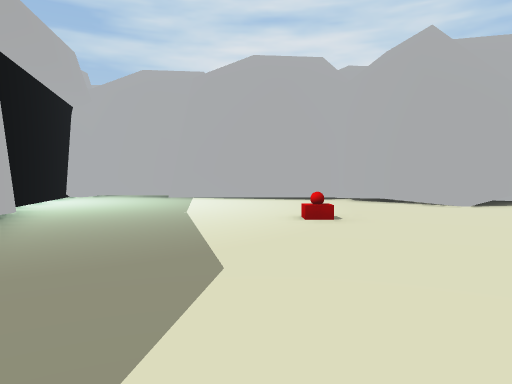
[1] (above)

24 first-person views from a walk through a Unity game level. The camera is 1.4 m above the floor, tilts 2° down and sees 70° across. The floor is counted in squares, 2 m on a side. Each view is taken from the middle of a square. On the plan, view 1 faces up. The plan holds only what a view shows up to about 11 squares ahead; the rest is blank. The place goes on beyond the plan. Some animated figures are left out.

[2]
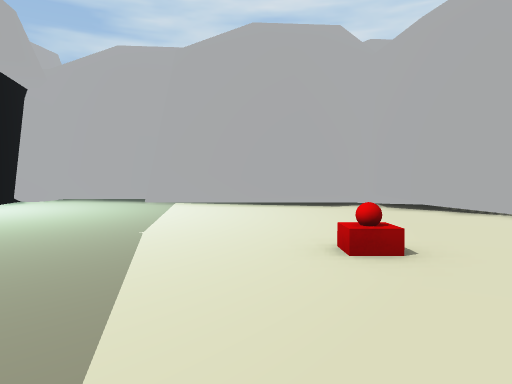

[3]
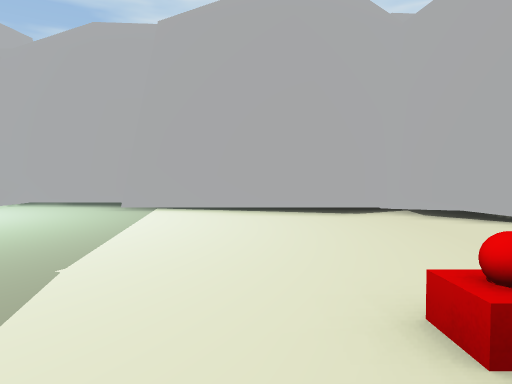

[4]
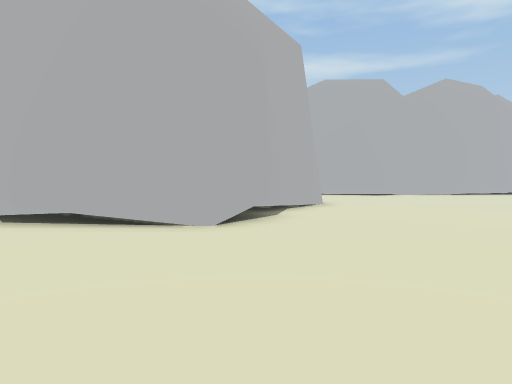

[5]
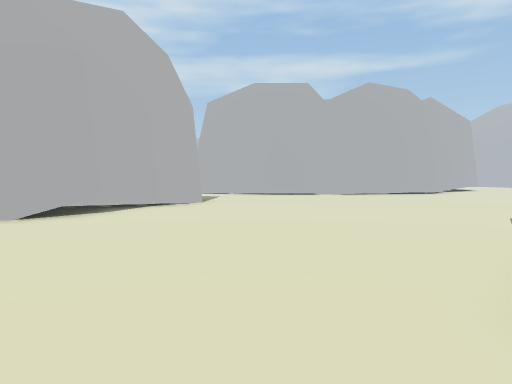

[6]
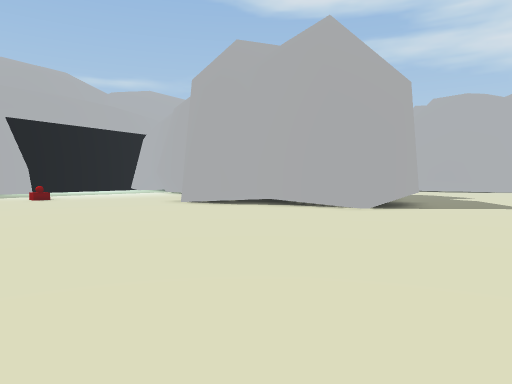

[7]
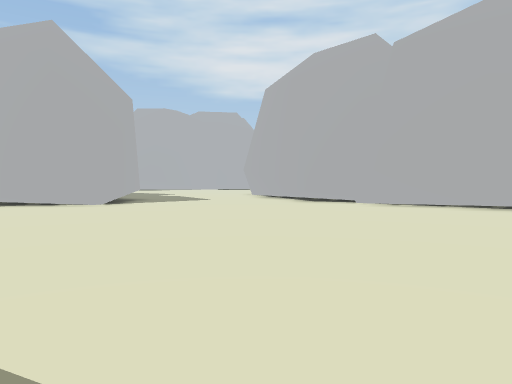

[8]
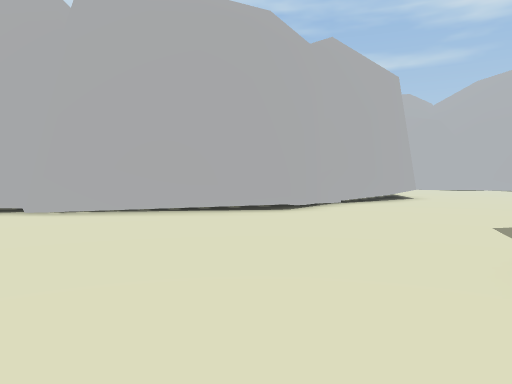

[9]
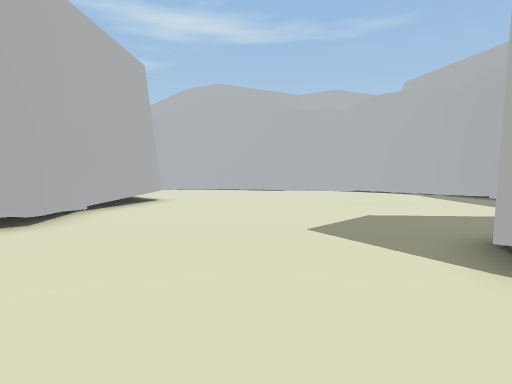

[10]
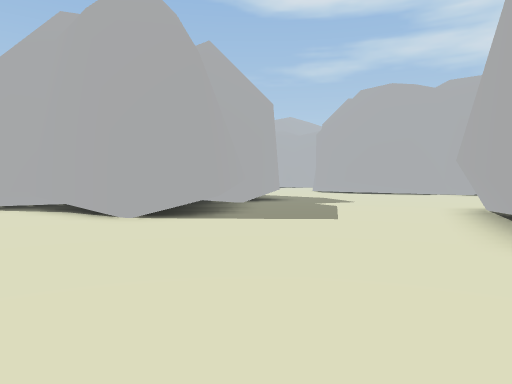

[11]
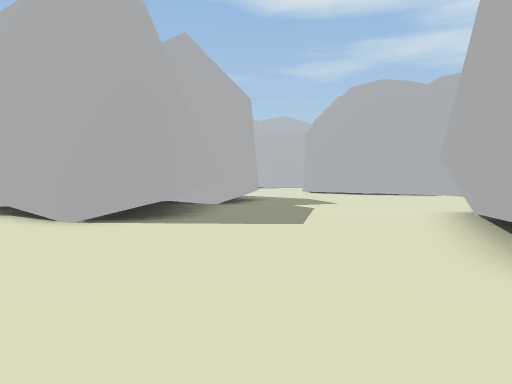

[12]
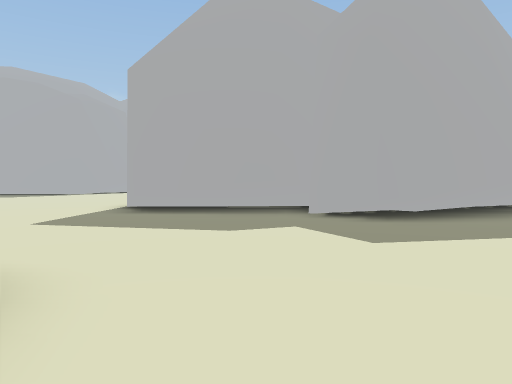

[13]
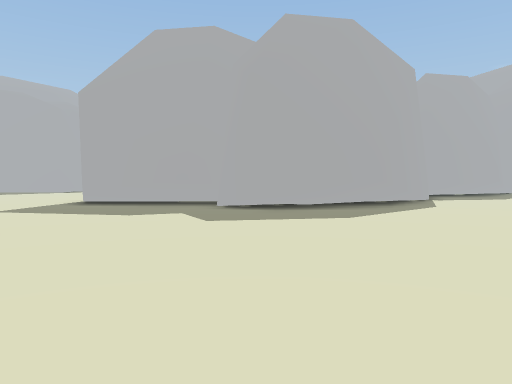

[14]
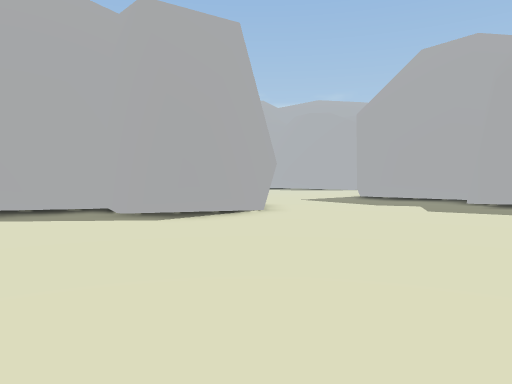

[15]
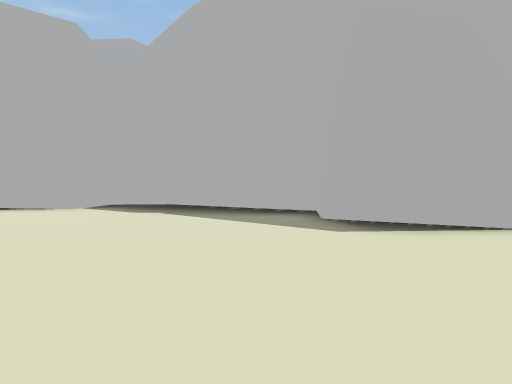

[16]
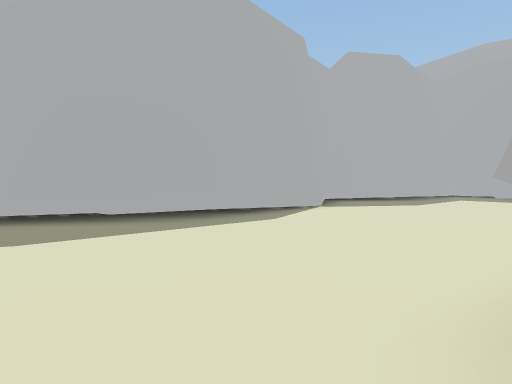

[17]
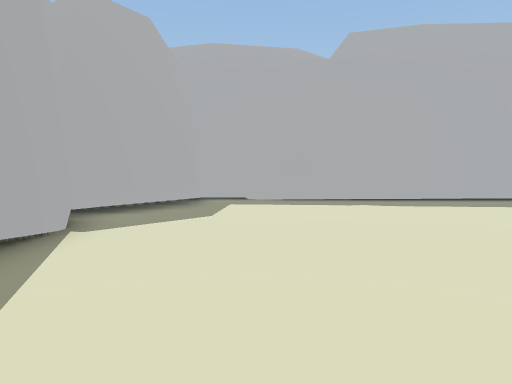

[18]
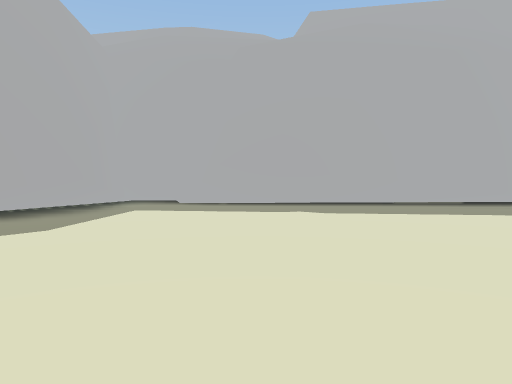

[19]
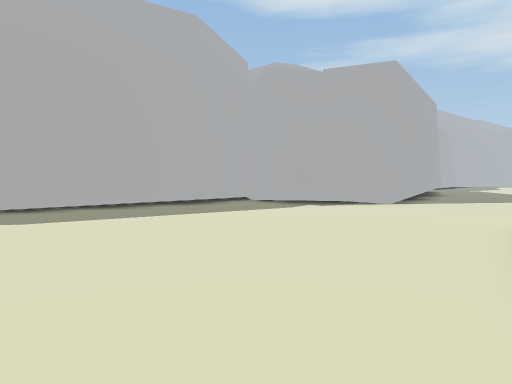

[20]
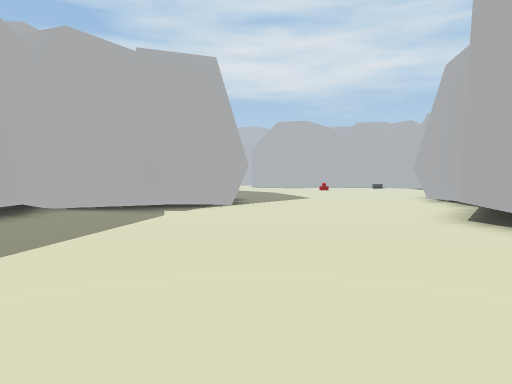

[21]
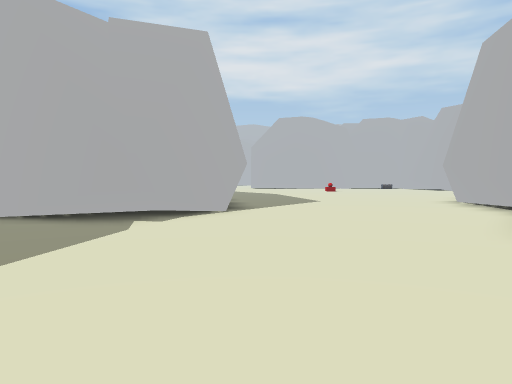

[22]
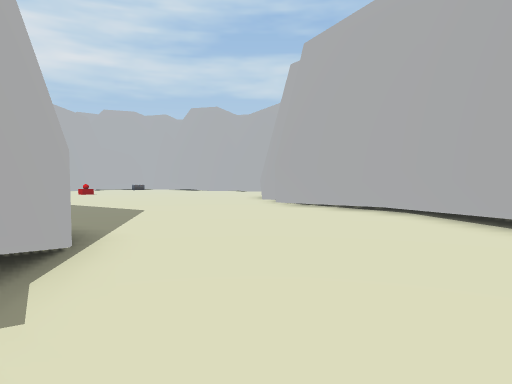

[23]
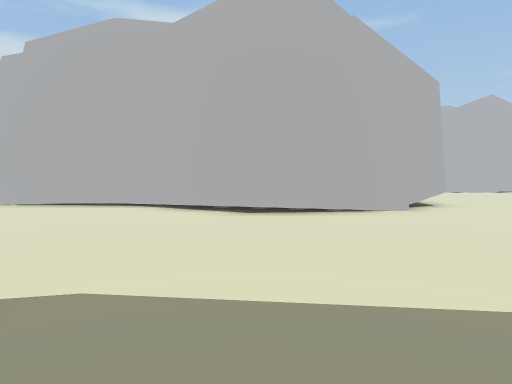

[24]
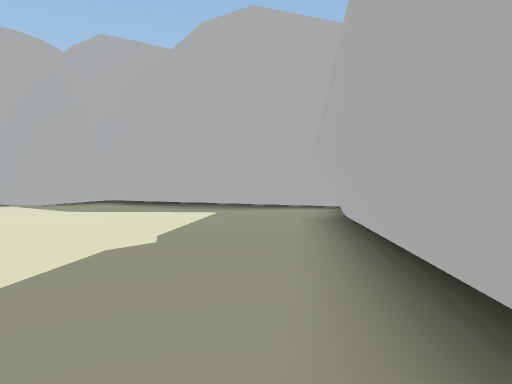

### Floor plan
Points are (right, up) in squares from view 1. A wall is a line through its corners. A room is listed if a view was taken in it or the views show most of it. See-through windows are left out.
Room 1 (views 1, 2, 3, 4, 5, 6, 7, 8, 9, 10, 11, 12, 13, 14, 15, 16, 17, 18, 19, 20, 21, 22, 23, 24)
walls: (9, 15.9) (8.6, 15.2) (9.7, 15) (11.3, 12.6) (10.8, 11.2) (10.5, 11) (7.4, 10.3) (7.1, 9.6) (5.6, 9.4) (5.3, 9.5) (3, 11.9); (15.4, 14.8) (14.5, 17) (16.2, 19.5) (17.8, 18.4); (17.7, 18.5) (18.4, 17.8) (20.7, 20.1) (23.1, 20.2); (16.3, 13) (14.6, 17.4); (16.3, 13) (15.2, 15.2); (5.5, 24) (4.9, 25.3); (3.5, 13.3) (1.8, 12.2); (1.8, 18.2) (6.6, 18.8) (8.9, 17.2) (8.9, 15.5); (18.3, 11.8) (17.5, 12.1); (4.4, 25.4) (4.1, 25.8) (3.3, 29.1); (3.2, 11.7) (3, 12) (3.1, 13); (18.1, 10.9) (18.1, 12.3); (2.1, 12.4) (1.6, 12.3) (-3.4, 13.8); (1.7, 12.3) (-1.3, 12.9); (22.9, 19.9) (23.2, 20.9); (23.1, 20.8) (23.9, 22.3); (-0.7, 12.7) (-3, 13.4); (3.3, 28.6) (3.3, 29) (6, 32.6); (3.3, 28.9) (4.9, 31.7); (21.1, 9) (18.1, 11.2); (4.4, 30.9) (5.4, 32.2); (-3.2, 14.2) (-5.5, 14.7); (5.3, 31.6) (6, 36.4); (5.3, 31.7) (5.4, 34.3); (-3.4, 14.2) (-5.5, 14.9); (22.6, 8.3) (22.2, 8.3) (17.9, 11.6); (5.3, 33.4) (5.7, 36); (-5.1, 21.6) (-5.6, 21.2); (-5.6, 19.1) (-2.5, 19.4) (-0.1, 17.8) (-0.1, 17.6) (2, 18.3); (25.1, 8.9) (22.2, 8.3) (19.5, 9.9); (20.2, 2.8) (21, 2.4); (-2.1, 31.7) (-2.1, 30.8) (-5, 31.9); (27.3, 8.2) (24.1, 8.7); (-5.1, 7.7) (-4.5, 6.4); (-0.2, 34.1) (-2.3, 30.8); (28, 8.2) (24.2, 9); (28, 8) (26, 8.1); (-4.5, 30.3) (-4.9, 21.2); (-4.7, 30.7) (-4.5, 30); (-5.3, 32) (-4.5, 30.2)
low walls: (3, 12) (3.2, 13.1); (-1.6, 13.5) (-3.3, 14); (-4.5, 30) (-5.5, 21.2)
objects: other object (1, 7)

Positions as (right, up) in squares from view 1, and headings:
1: (0, 0), facing up
2: (0, 3), facing up
3: (0, 5), facing up
4: (2, 5), facing up-right
5: (4, 2), facing up-right
6: (15, 3), facing up-left
7: (15, 1), facing up
8: (16, 3), facing up-right
9: (17, 5), facing right
10: (17, 8), facing up-left
11: (17, 9), facing up-left
12: (15, 20), facing down-left
13: (15, 23), facing down-left
14: (15, 26), facing down
15: (14, 24), facing down-right
16: (10, 24), facing down-left
17: (7, 21), facing left
18: (5, 23), facing left
19: (4, 23), facing up-left
20: (0, 23), facing up
21: (0, 25), facing up
22: (-2, 29), facing up-right
23: (-4, 29), facing right
24: (-4, 28), facing down
